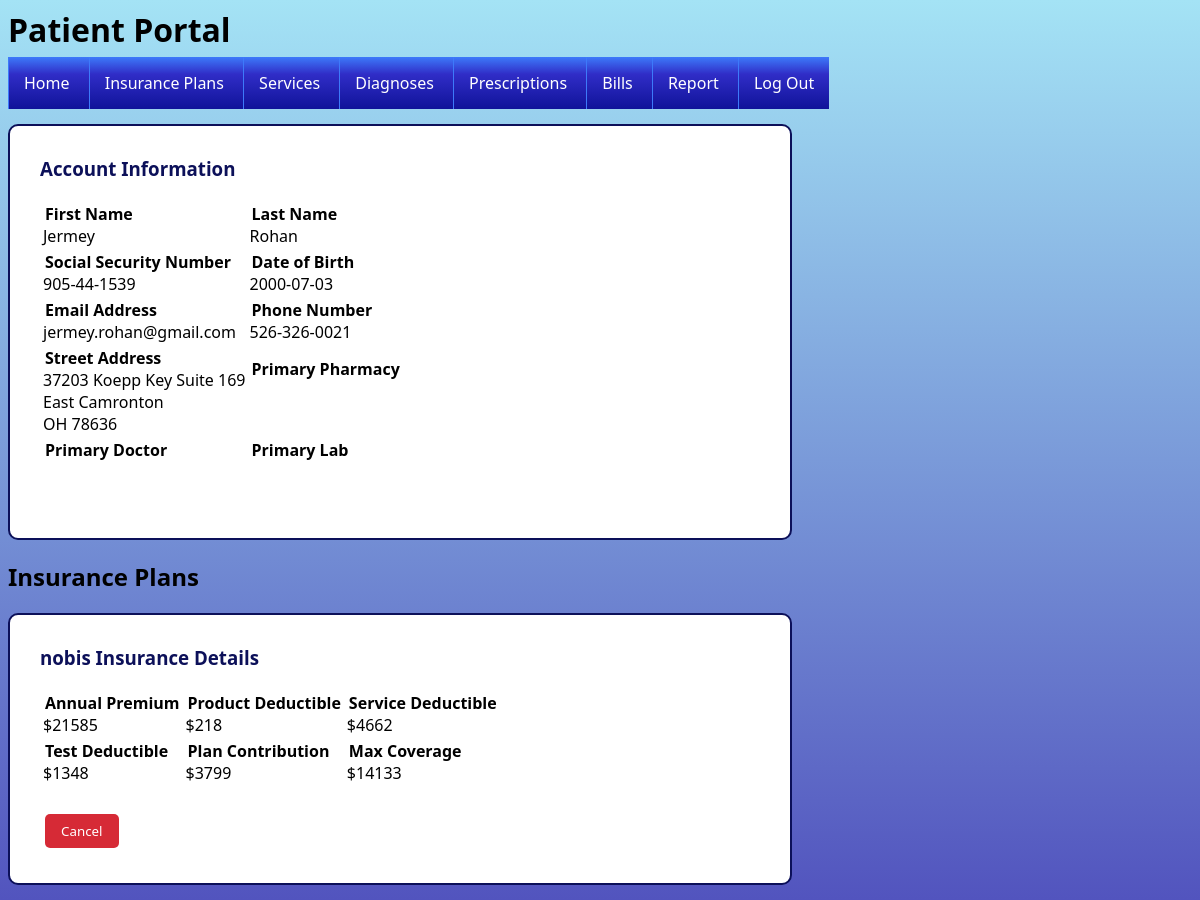
/patient-home.php (signed in), run on an earlier commit of the app's database.
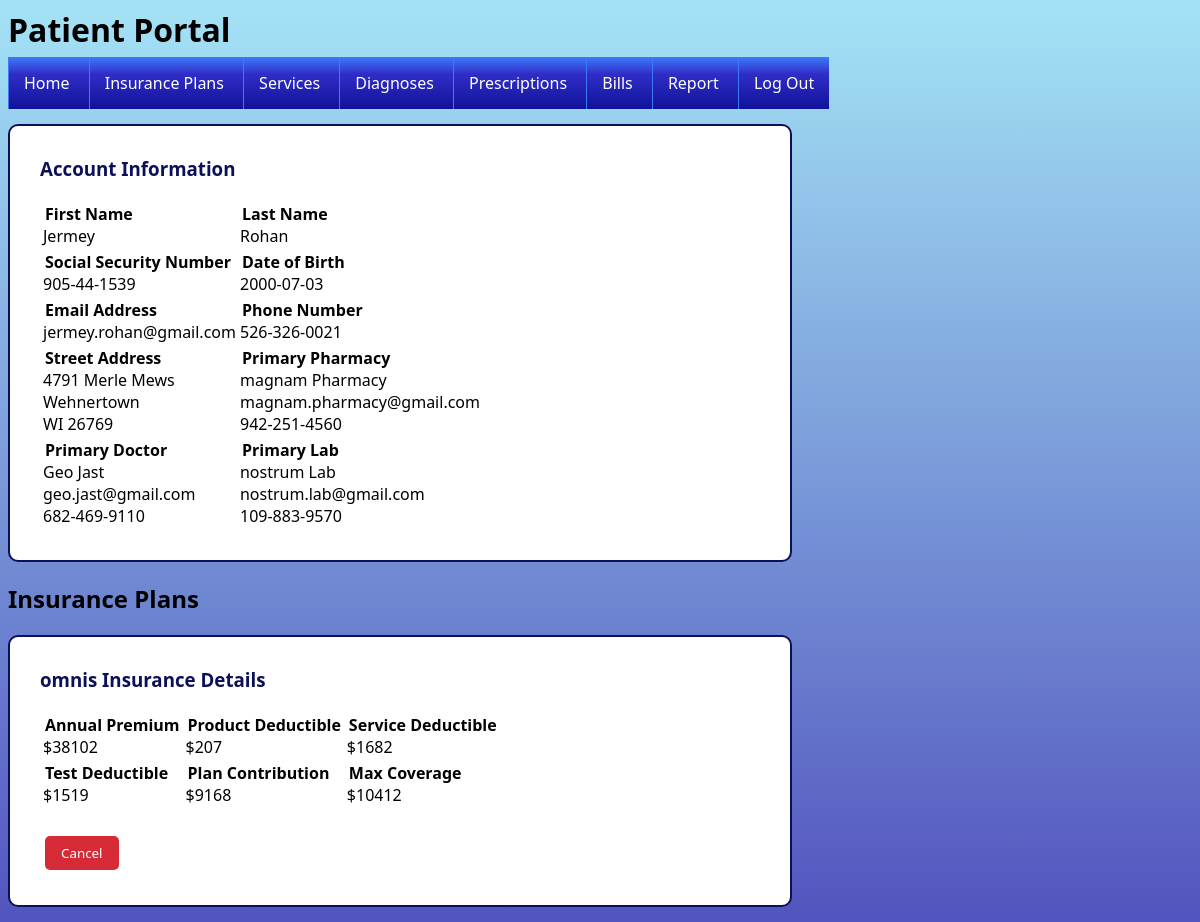
And on a later commit of the database.
### tables this page shows
CREATE TABLE Addresses (
	AddressID INT(10) NOT NULL AUTO_INCREMENT,
	Street TEXT NOT NULL,
	City TEXT NOT NULL,
	StateCode CHAR(2) NOT NULL,
	ZipCode CHAR(5) NOT NULL,
	PRIMARY KEY (AddressID),
	UNIQUE (Street, City, StateCode, ZipCode),
	CHECK (StateCode REGEXP '[A-Z]{2}'),
	CHECK (ZipCode REGEXP '[0-9]{5}')
)
COLLATE='utf8_general_ci';

CREATE TABLE InsurancePlans (
	InsurancePlanID INT(10) NOT NULL AUTO_INCREMENT,
	Name TEXT NOT NULL,
	AnnualPremium INT NOT NULL,
	ProductDeductible INT NOT NULL,
	ServiceDeductible INT NOT NULL,
	TestDeductible INT NOT NULL,
	PlanContribution INT NOT NULL,
	MaxCoverage INT NOT NULL,
	PRIMARY KEY (InsurancePlanID),
	UNIQUE (Name),
	UNIQUE (AnnualPremium, ProductDeductible, ServiceDeductible, TestDeductible, PlanContribution, MaxCoverage),
	CHECK (AnnualPremium >= 20000 AND AnnualPremium <= 40000),
	CHECK (ProductDeductible >= 50 AND ProductDeductible <= 250),
	CHECK (ServiceDeductible >= 1000 AND ServiceDeductible <= 5000),
	CHECK (TestDeductible >= 250 AND TestDeductible <= 2500),
	CHECK (PlanContribution >= 0 AND PlanContribution <= 10000),
	CHECK (AnnualPremium > PlanContribution),
	CHECK (MaxCoverage >= 10000 AND MaxCoverage <= 20000),
	CHECK (AnnualPremium > MaxCoverage)
)
COLLATE='utf8_general_ci';

CREATE TABLE Pharmacies (
	PharmacyID INT(10) NOT NULL AUTO_INCREMENT,
	Name TEXT NOT NULL,
	EmailAddress TEXT NOT NULL,
	PhoneNumber CHAR(12) NOT NULL,
	AddressID INT(10) NOT NULL,
	PRIMARY KEY (PharmacyID),
	FOREIGN KEY (AddressID) REFERENCES Addresses(AddressID),
	UNIQUE (Name),
	UNIQUE (EmailAddress),
	UNIQUE (PhoneNumber),
	UNIQUE (AddressID),
	CHECK (EmailAddress REGEXP '[A-Za-z0-9.]*@[A-Za-z0-9.]*\.[A-Za-z0-9]*'),
	CHECK (PhoneNumber REGEXP '[0-9]{3}-[0-9]{3}-[0-9]{4}')
)
COLLATE='utf8_general_ci';

CREATE TABLE Doctors (
	DoctorID INT(10) NOT NULL AUTO_INCREMENT,
	HospitalID INT(10) NOT NULL,
	FirstName TEXT NOT NULL,
	LastName TEXT NOT NULL,
	EmailAddress TEXT NOT NULL,
	PhoneNumber CHAR(12) NOT NULL,
	AddressID INT(10) NOT NULL,
	Password VARCHAR(20) NOT NULL,
	PRIMARY KEY (DoctorID),
	FOREIGN KEY (HospitalID) REFERENCES Hospitals(HospitalID),
	FOREIGN KEY (AddressID) REFERENCES Addresses(AddressID),
	UNIQUE (EmailAddress),
	UNIQUE (PhoneNumber),
	CHECK (EmailAddress REGEXP '[A-Za-z0-9.]*@[A-Za-z0-9.]*\.[A-Za-z0-9]*'),
	CHECK (PhoneNumber REGEXP '[0-9]{3}-[0-9]{3}-[0-9]{4}')
)
COLLATE='utf8_general_ci';

CREATE TABLE Labs (
	LabID INT(10) NOT NULL AUTO_INCREMENT,
	Name TEXT NOT NULL,
	EmailAddress TEXT NOT NULL,
	PhoneNumber CHAR(12) NOT NULL,
	AddressID INT(10) NOT NULL,
	PRIMARY KEY (LabID),
	FOREIGN KEY (AddressID) REFERENCES Addresses(AddressID),
	UNIQUE (Name),
	UNIQUE (EmailAddress),
	UNIQUE (PhoneNumber),
	UNIQUE (AddressID),
	CHECK (EmailAddress REGEXP '[A-Za-z0-9.]*@[A-Za-z0-9.]*\.[A-Za-z0-9]*'),
	CHECK (PhoneNumber REGEXP '[0-9]{3}-[0-9]{3}-[0-9]{4}')
)
COLLATE='utf8_general_ci';

### patient-home.php (the view, shortened to what this page needs)
<?php
include 'includes/dbconn.php';
$conn = new mysqli($servername, $username, "", "db1", $sqlport, $socket);
$patientID = $_SESSION['PATIENT_ID'];
$patient = mysqli_fetch_assoc(mysqli_query($conn, "SELECT * FROM Patients WHERE PatientID = '$patientID'"));
$address = mysqli_fetch_assoc(mysqli_query($conn, "SELECT * FROM Addresses WHERE AddressID = '" . $patient['AddressID'] . "'"));
$pharmacy = mysqli_fetch_assoc(mysqli_query($conn, "SELECT * FROM Pharmacies WHERE PharmacyID = '" . $patient['PharmacyID'] . "'"));
$doctor = mysqli_fetch_assoc(mysqli_query($conn, "SELECT * FROM Doctors WHERE DoctorID = '" . $patient['DoctorID'] . "'"));
$lab = mysqli_fetch_assoc(mysqli_query($conn, "SELECT * FROM Labs WHERE LabID = '" . $patient['LabID'] . "'"));
?>
<html>
	<head>
		<link href = 'style.css' rel = 'stylesheet'>
	</head>
	<body>
		<?php require "patient-header.php" ?>
		<div class = "infoBox patient">
			<section class = "infoHeader">
				<h3>Account Information</h3>
			</section>
			<table class = "infoFields">
				<tr>
					<td>
						<legend>First Name</legend>
						<span><?php echo $patient['FirstName'] ?></span>
					</td>
					<td>
						<legend>Last Name</legend>
						<span><?php echo $patient['LastName'] ?></span>
					</td>
				</tr>
				<tr>
					<td>
						<legend>Social Security Number</legend>
						<span><?php echo $patient['SocialSecurityNumber'] ?></span>
					</td>
					<td>
						<legend>Date of Birth</legend>
						<span><?php echo $patient['DateOfBirth'] ?></span>
					</td>
				</tr>
				<tr>
					<td>
						<legend>Email Address</legend>
						<span><?php echo $patient['EmailAddress'] ?></span>
					</td>
					<td>
						<legend>Phone Number</legend>
						<span><?php echo $patient['PhoneNumber'] ?></span>
					</td>
				</tr>
				<tr>
					<td>
						<legend>Street Address</legend>
						<span><?php echo $address['Street'] ?></span>
						<span><?php echo $address['City'] ?></span>
						<span><?php echo $address['StateCode'] . " " . $address['ZipCode'] ?></span>
					</td>
					<td>
						<legend>Primary Pharmacy</legend>
						<span><?php echo $pharmacy['Name'] ?></span>
						<span><?php echo $pharmacy['EmailAddress'] ?></span>
						<span><?php echo $pharmacy['PhoneNumber'] ?></span>
					</td>
				</tr>
				<tr>
					<td>
						<legend>Primary Doctor</legend>
						<span><?php echo $doctor['FirstName'] . " " . $doctor['LastName'] ?></span>
						<span><?php echo $doctor['EmailAddress'] ?></span>
						<span><?php echo $doctor['PhoneNumber'] ?></span>
					</td>
					<td>
						<legend>Primary Lab</legend>
						<span><?php echo $lab['Name'] ?></span>
						<span><?php echo $lab['EmailAddress'] ?></span>
						<span><?php echo $lab['PhoneNumber'] ?></span>
					</td>
				</tr>
			</table>
		</div>
		<?php
		echo "<h2>Insurance Plans</h2>";
		$query = mysqli_query($conn, "SELECT * FROM PatientsInsurancePlansAndCoverage WHERE PatientID = '$patientID'");
		$result = mysqli_fetch_assoc($query);
		if(!$result)
		{
			echo	"<div class = \"infoBox patient\">
						<span>You aren't signed up for any insurance plans.</span>
					</div>";
		}
		else
		{
			while($result)
			{
				$insurancePlan = mysqli_fetch_assoc(mysqli_query($conn, "SELECT * FROM InsurancePlans WHERE InsurancePlanID = '" . $result['InsurancePlanID'] . "'"));
				echo	"<form name = cancelInsurancePlansForm class = patient action = patient-home.php method = post>
							<section class = formHeader>
								<h3>" . $insurancePlan['Name'] . " Details</h3>
							</section>
							<table class = infoFields>
								<tr>
									<td>
										<legend>Annual Premium</legend>
										<span>$" . $insurancePlan['AnnualPremium'] . "</span>
									</td>
									<td>
										<legend>Product Deductible</legend>
										<span>$" . $insurancePlan['ProductDeductible'] . "</span>
									</td>
									<td>
										<legend>Service Deductible</legend>
										<span>$" . $insurancePlan['ServiceDeductible'] . "</span>
									</td>
								</tr>
								<tr>
									<td>
										<legend>Test Deductible</legend>
										<span>$" . $insurancePlan['TestDeductible'] . "</span>
									</td>
									<td>
										<legend>Plan Contribution</legend>
										<span>$" . $insurancePlan['PlanContribution'] . "</span>
									</td>
									<td>
										<legend>Max Coverage</legend>
										<span>$" . $insurancePlan['MaxCoverage'] . "</span>
									</td>
								</tr>
							</table>
							</br>
							<section class = formButtons>
								<input name = " . $insurancePlan['InsurancePlanID'] . " class = \"button red\" type = submit value = Cancel />
							</section>
						</form>";
				$result = mysqli_fetch_assoc($query);
			}
		}
		?>
	</body>
</html>

What changed in the data, as far as the page shows it:
no longer on this page (row unchanged): addresses: Street "37203 Koepp Key Suite 169", City "East Camronton", StateCode "OH", ZipCode "78636"
now on this page (row unchanged): addresses: Street "4791 Merle Mews", City "Wehnertown", StateCode "WI", ZipCode "26769"
now on this page (row edited): pharmacies: Name "magnam Pharmacy", EmailAddress "magnam.pharmacy@gmail.com", PhoneNumber "942-251-4560"
now on this page (row edited): doctors: FirstName "Geo", LastName "Jast", EmailAddress "geo.jast@gmail.com", PhoneNumber "682-469-9110"
now on this page (row edited): labs: Name "nostrum Lab", EmailAddress "nostrum.lab@gmail.com", PhoneNumber "109-883-9570"
changed insuranceplans: Name "nobis Insurance" → "omnis Insurance"; AnnualPremium "21585" → "38102"; ProductDeductible "218" → "207"; ServiceDeductible "4662" → "1682"; TestDeductible "1348" → "1519"; PlanContribution "3799" → "9168"; MaxCoverage "14133" → "10412"
